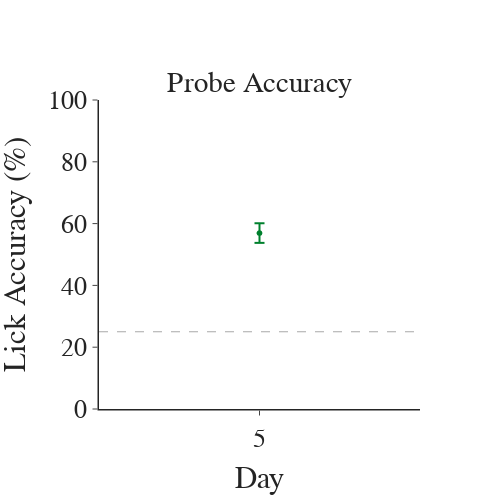

The notebook cell this image was saved under:
### Code cell
## Plot probe accuracy on day 5
last_day = probe_df[probe_df['day'] == 5] ## select the last day in A
last_day = last_day.astype({'day': str})
avg_probe = last_day.groupby(['day'], as_index=False).agg({'probe_acc': ['mean', 'sem']})
fig = pf.custom_graph_template(x_title='Day', y_title='Lick Accuracy (%)', titles=['Probe Accuracy'])
fig.add_trace(go.Scattergl(x=avg_probe['day'], y=avg_probe['probe_acc']['mean'], mode='markers', marker_color=avg_color,
                           error_y=dict(type='data', array=avg_probe['probe_acc']['sem']), showlegend=False))
fig.add_hline(y=25, line_width=1, line_dash='dash', line_color=chance_color, opacity=1)
fig.update_yaxes(range=[0, 100])
fig.show()
fig.write_image(pjoin(fig_path, 'probe_accuracy.png'))

### Figure 1 — Plotly figure (JSON) as saved in the notebook; plotly's stock layout.template omitted (floating-point values rounded to 4 significant figures)
{"data": [{"error_y": {"array": [3.177], "type": "data"}, "marker": {"color": "#00802D"}, "mode": "markers", "showlegend": false, "type": "scattergl", "x": ["5"], "y": [56.93]}], "layout": {"annotations": [{"font": {"size": 29}, "showarrow": false, "text": "Probe Accuracy", "x": 0.5, "xanchor": "center", "xref": "paper", "y": 1, "yanchor": "bottom", "yref": "paper"}], "font": {"family": "Arial", "size": 26}, "height": 500, "shapes": [{"line": {"color": "darkgrey", "dash": "dash", "width": 1}, "opacity": 1, "type": "line", "x0": 0, "x1": 1, "xref": "x domain", "y0": 25, "y1": 25, "yref": "y"}], "title": {"x": 0.5, "xanchor": "center", "y": 0.9, "yanchor": "top"}, "width": 500, "xaxis": {"anchor": "y", "domain": [0, 1], "linewidth": 1.5, "title": {"text": "Day"}}, "yaxis": {"anchor": "x", "domain": [0, 1], "linewidth": 1.5, "range": [0, 100], "title": {"text": "Lick Accuracy (%)"}}}}
